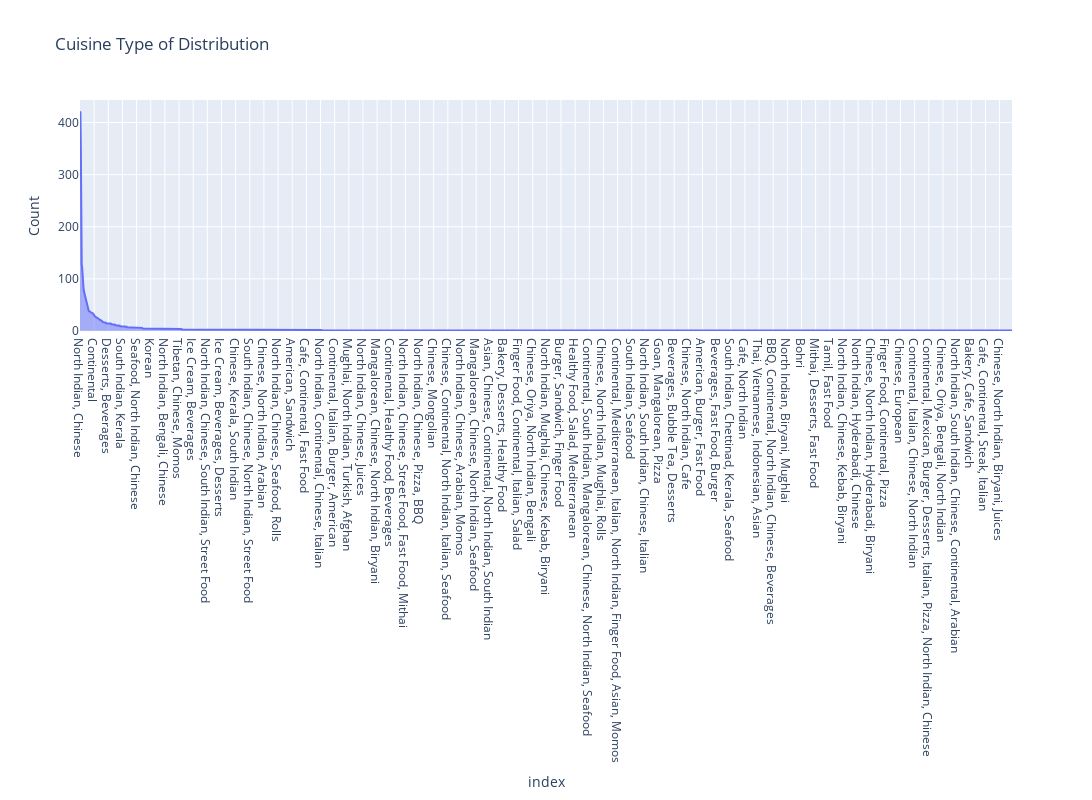

Notebook code cell kept with this figure:
### Markdown cell above
# Cuisine Type of Distribution

### Code cell
cuisine_counts = zo['cuisines type'].value_counts()
fig = px.area(cuisine_counts, x=cuisine_counts.index, y=cuisine_counts.values,
             labels={'X': 'Cuisine Type', 'y': 'Count'},
             title='Cuisine Type of Distribution')
fig.update_layout(width=1200, height=800)
fig.show()

### Figure 1 — Plotly figure (JSON) as saved in the notebook; plotly's stock layout.template omitted (floating-point values rounded to 4 significant figures; data arrays with more than 128 entries replaced by an {"elided": "..."} marker saying what was removed)
{"data": [{"fillpattern": {"shape": ""}, "hovertemplate": "index=%{x}<br>Count=%{y}<extra></extra>", "legendgroup": "", "line": {"color": "#636efa"}, "marker": {"symbol": "circle"}, "mode": "lines", "name": "", "orientation": "v", "showlegend": false, "stackgroup": "1", "type": "scatter", "x": {"elided": "2175 str values"}, "xaxis": "x", "y": {"elided": "2175 int values"}, "yaxis": "y"}], "layout": {"height": 800, "legend": {"tracegroupgap": 0}, "title": {"text": "Cuisine Type of Distribution"}, "width": 1200, "xaxis": {"anchor": "y", "domain": [0, 1], "title": {"text": "index"}}, "yaxis": {"anchor": "x", "domain": [0, 1], "title": {"text": "Count"}}}}
